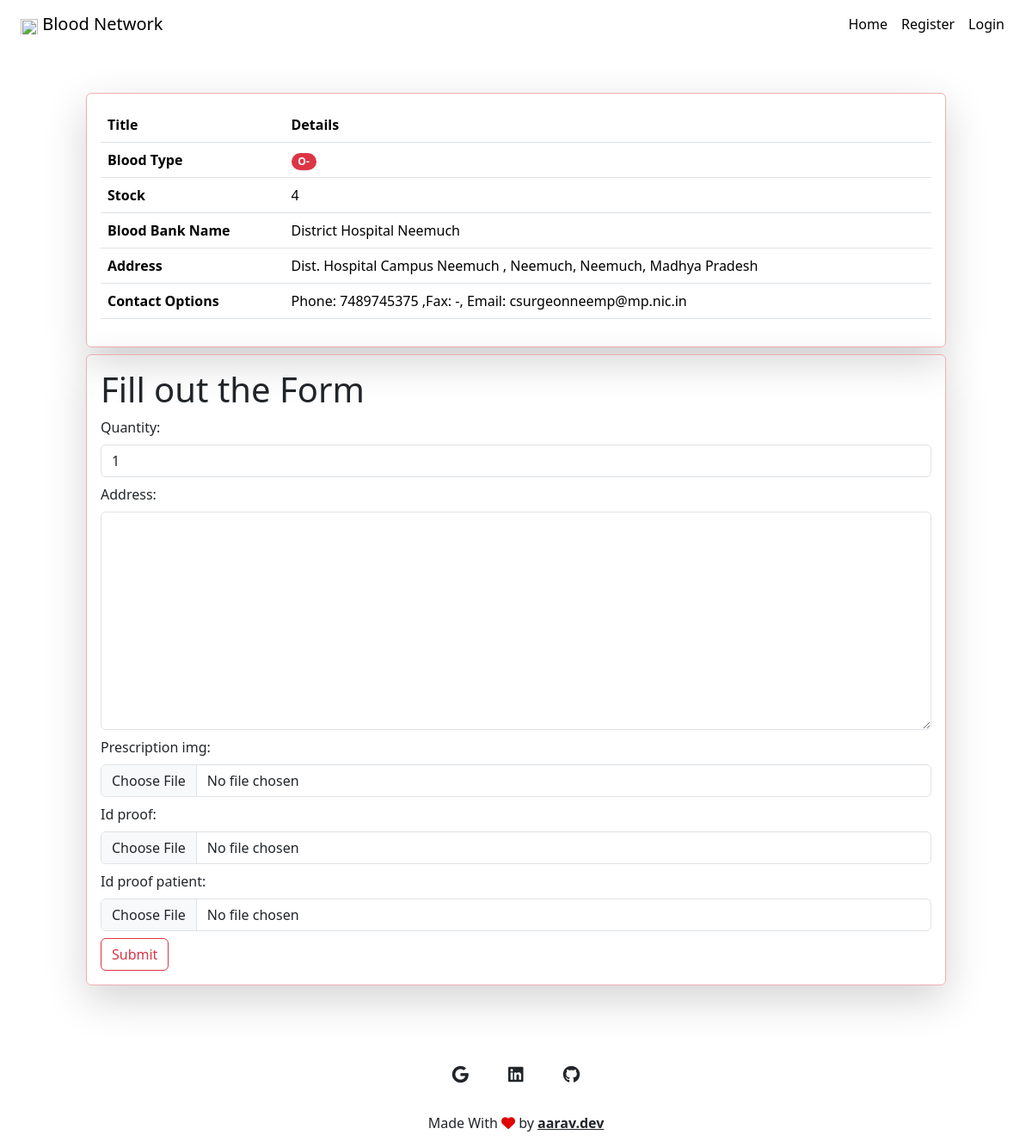
The app's page /3661 with its own data.
### homepage/models.py (models this page shows, shortened)
class bloodStock(models.Model):
    BLOOD_TYPE = (
        ('A+', 'A+'),
        ('A-', 'A-'),
        ('B+', 'B+'),
        ('B-', 'B-'),
        ('AB+', 'AB+'),
        ('AB-', 'AB-'),
        ('O+', 'O+'),
        ('O-', 'O-'),
    )
    blood_bank = models.ForeignKey(User, on_delete=models.CASCADE)
    blood_type = models.CharField(max_length=30, choices=BLOOD_TYPE)
    quantity = models.IntegerField(default=0)

class User(AbstractUser):
    USER_TYPE =(
        ('provider', 'provider'),
        ('reciever', 'reciever'),
    )
    profile_img = models.ImageField(upload_to="profile_img/", blank=True)
    contact_no = models.CharField(max_length=200, blank=True)
    address = models.CharField(max_length=200, blank=True)
    city = models.CharField(max_length=100, blank=True)
    state = models.CharField(max_length=100, blank=True)
    user_type = models.CharField(max_length=20, choices=USER_TYPE)

### homepage/views.py (the view, shortened to what this page needs)
# urls.py: path("<int:listing_id>", views.blood_info, name="blood_info_view")
def blood_info(request, listing_id):
    try:
        get_details = bloodStock.objects.get(id=listing_id)
    except:
        get_details = ""
    order_form = orderForm
    return render(request, "homepage/blood_info_page.html", {
        "blood_details": get_details,
        "order_form": order_form
    })

### homepage/templates/homepage/blood_info_page.html (shortened to what this page needs)
{% extends 'homepage/layout.html'%}
{% load static %}
{% block body %}
<div class="row justify-content-evenly align-items-center">
  <div class="col-xxl-4 table-responsive col-sm-10 p-3  m-1 shadow-lg  border border-danger-subtle rounded">
    <table class="table">
      <thead>
        <tr>
          <th scope="col">Title</th>
          <th scope="col">Details</th>
        </tr>
      </thead>
      <tbody>
        <tr>
          <th scope="row">Blood Type</th>
          <td><span class="badge text-bg-danger rounded-pill" >{{blood_details.blood_type}}</span></td>
        </tr>
        <tr>
          <th scope="row">Stock</th>
          <td>{{ blood_details.quantity }}</td>
        </tr>
        <tr>
          <th scope="row">Blood Bank Name</th>
          <td colspan="2">{{blood_details.blood_bank.first_name}}</td>
        </tr>
        <tr>
          <th scope="row">Address</th>
          <td colspan="2">{{blood_details.blood_bank.address}}</td>
        </tr>
        <tr>
          <th scope="row">Contact Options</th>
          <td colspan="2">{{blood_details.blood_bank.contact_no}}</td>
        </tr>
      </tbody>
    </table>
  </div>
  <div class="col-xxl-6 col-sm-10 p-3 m-1 border border-danger-subtle rounded shadow-lg" >
    <h1>Fill out the Form </h1>
    <form action="{% url 'blood_info_view' blood_details.id %}" method="POST" enctype="multipart/form-data" id="order-form">
      {{ order_form }}
      <button type="submit" class="btn btn-outline-danger" id="order-btn">Submit</button>
    </form>
  </div>
</div>
{% endblock %}

### records on screen
bloodStock: blood_type "O-", quantity "4", blood_bank.first_name "District Hospital Neemuch", blood_bank.address "Dist. Hospital Campus Neemuch , Neemuch, Neemuch, Madhya Pradesh", blood_bank.contact_no "Phone: 7489745375 ,Fax: -, Email: csurgeonneemp@mp.nic.in"
